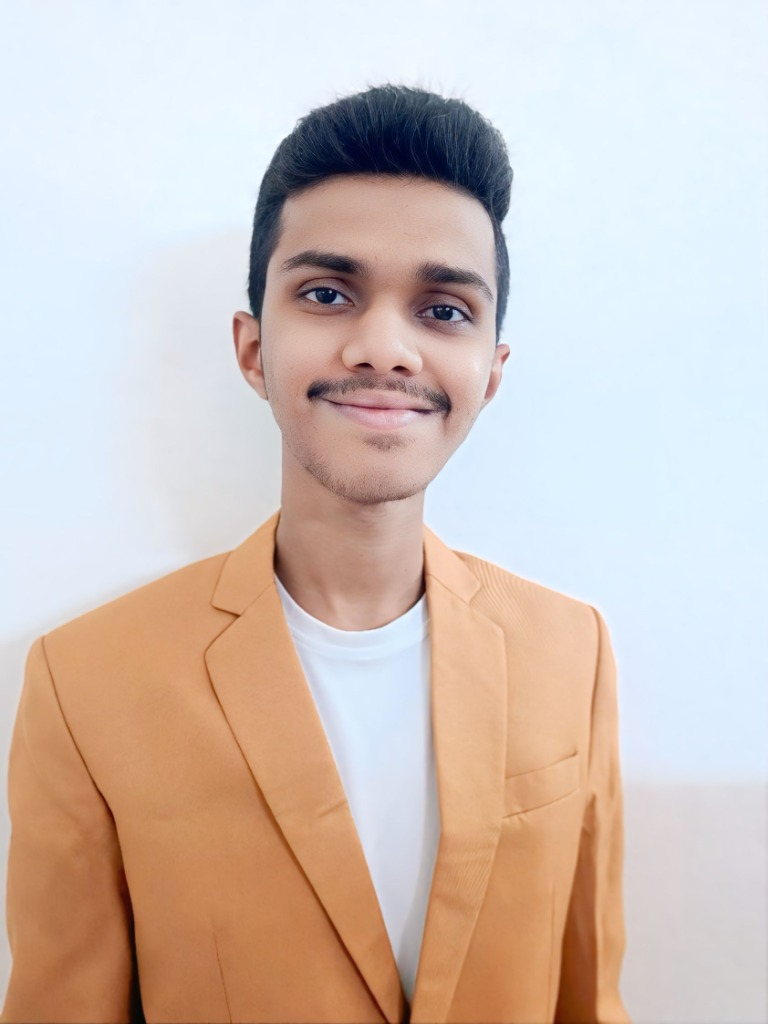
#> input picture github-profile-banner/assets/portrait-original.jpg, 768 x 1024 px
$ python process_portrait.py
#> lines starting #> are read from the running program, lines starting #| are printed output that depends on the picture; after the words box and inside, x2 and y2 are one past the last pixel; in counts of white or black regions, pixels touching at a corner belong together
"""
scripts/process_portrait.py
===========================
Processes the original portrait photograph of Rakesh Babu Gajula for both
Dark Mode (#0A161F bg, #A78BFA lit dots) and Light Mode (neutral bg, #7C3AED dots).

Pipeline:
1. Load original portrait (without modifying the source).
2. Crop to head-and-shoulders composition.
3. Resize to 300 x 340 working grid.
4. Apply 1.3x contrast enhancement, ImageOps.autocontrast(cutoff=1), UnsharpMask(radius=3, percent=140).
5. Segment background for dark mode with color-distance thresholding, closing, hole filling,
   largest component selection, and boundary error-diffusion bleed suppression.
6. 1-bit Floyd-Steinberg dithering.
7. Convert dot runs into crisp SVG <path> elements (shape-rendering="crispEdges").
8. Save portrait-dithered-dark.svg, portrait-dithered-light.svg, and coordinate arrays.
"""

import os
import json
from pathlib import Path
from PIL import Image, ImageEnhance, ImageOps, ImageFilter
import numpy as np
from scipy import ndimage

BASE_DIR = Path(__file__).resolve().parent.parent
ASSETS_DIR = BASE_DIR / "assets"
SOURCE_PORTRAIT = ASSETS_DIR / "portrait-original.jpg"

GRID_W = 300
GRID_H = 340

# Crop bounding box within original 768x1024 image
# (9, 40, 759, 890) -> keeps hair, face, neck, collar, jacket lapels and full shoulders visible
CROP_BOX = (9, 40, 759, 890)


def extract_subject_mask(crop_rgb):
    """
    Extracts a clean, halo-free subject mask from the cropped RGB image.
    Uses natural color differences, physical color bounds, and morphological operations.
    Guarantees full preservation of temple, hairline, and facial contours without notches.
    """
    arr = np.array(crop_rgb, dtype=np.float32)
    r, g, b = arr[:, :, 0], arr[:, :, 1], arr[:, :, 2]
    h, w = arr.shape[:2]
    y_coords, x_coords = np.ogrid[:h, :w]

    # Background wall has (b > 220, g > 218, r > 200, and cool tone r - b < 0)
    is_bg = (b > 220) & (g > 218) & (r > 200) & ((r - b) < 0)

    # Hair is dark
    is_hair = (r < 130) & (g < 130) & (b < 130)
    # Skin & mustard jacket are warm tones (r - b > 6, preserves temple and hairline)
    is_warm = ((r - b) > 6)
    # White t-shirt inside collar
    is_tshirt = (x_coords >= 105) & (x_coords <= 190) & (y_coords >= 210) & (b > 190) & (g > 190)

    is_subject = (is_hair | is_warm | is_tshirt) & (~is_bg)

    # Clean couch edge outside shoulders
    is_subject = is_subject & ~((x_coords > 245) & (r - b < 40))
    is_subject = is_subject & ~((x_coords < 30) & (y_coords < 240) & (r - b < 30))

    # Morphological closing to bridge small gaps
    mask = ndimage.binary_closing(is_subject, structure=np.ones((7, 7)))
    mask = ndimage.binary_fill_holes(mask)

    # Keep largest connected component (the person)
    labeled, num_features = ndimage.label(mask)
    if num_features > 0:
        sizes = ndimage.sum(mask, labeled, range(1, num_features + 1))
        mask = (labeled == (np.argmax(sizes) + 1))

    mask = ndimage.binary_fill_holes(mask)
    return mask


def dither_floyd_steinberg(gray_arr, invert=False, mask=None):
    """
    Applies 1-bit Floyd-Steinberg error-diffusion dithering.
    If mask is provided, error diffusion across the mask boundary is explicitly suppressed
    to prevent haloing, noise, and boundary bleed.
    """
    h, w = gray_arr.shape
    buf = gray_arr.copy().astype(np.float32)
    out = np.zeros((h, w), dtype=np.uint8)

    for y in range(h):
        for x in range(w):
            old_val = buf[y, x]

            # If pixel is outside mask in dark mode, set to background (no dot) and zero error
            if mask is not None and not mask[y, x]:
                out[y, x] = 0
                continue

            if invert:
                # Dark mode: lit dots on dark panel (bright areas get dots)
                new_val = 255.0 if old_val >= 128.0 else 0.0
                out[y, x] = 1 if new_val == 255.0 else 0
            else:
                # Light mode: dark dots on light panel (dark areas get dots)
                new_val = 255.0 if old_val >= 128.0 else 0.0
                out[y, x] = 1 if new_val == 0.0 else 0

            err = old_val - new_val

            # Distribute error only to neighbors (suppress bleed across mask boundary)
            if x + 1 < w:
                if mask is None or mask[y, x + 1]:
                    buf[y, x + 1] += err * (7.0 / 16.0)
            if y + 1 < h:
                if x > 0 and (mask is None or mask[y + 1, x - 1]):
                    buf[y + 1, x - 1] += err * (3.0 / 16.0)
                if mask is None or mask[y + 1, x]:
                    buf[y + 1, x] += err * (5.0 / 16.0)
                if x + 1 < w and (mask is None or mask[y + 1, x + 1]):
                    buf[y + 1, x + 1] += err * (1.0 / 16.0)

    return out


def dots_to_svg_runs(binary_grid, color_hex):
    """
    Converts a 2D binary dot grid (H x W) into optimized SVG horizontal run paths.
    Contiguous dots in a row are merged into a single horizontal rectangle:
    M x y h run_len v 1 h -run_len Z
    """
    h, w = binary_grid.shape
    d_parts = []
    total_dots = int(binary_grid.sum())

    for y in range(h):
        in_run = False
        start_x = 0
        for x in range(w):
            val = binary_grid[y, x]
            if val and not in_run:
                in_run = True
                start_x = x
            elif not val and in_run:
                run_len = x - start_x
                d_parts.append(f"M{start_x},{y}h{run_len}v1h-{run_len}Z")
                in_run = False
        if in_run:
            run_len = w - start_x
            d_parts.append(f"M{start_x},{y}h{run_len}v1h-{run_len}Z")

    d_attr = "".join(d_parts)
    svg = f'<path d="{d_attr}" fill="{color_hex}" shape-rendering="crispEdges"/>'
    return svg, total_dots


def get_dot_coordinates(binary_grid):
    """Returns list of (x, y) coordinates of all active dots."""
    ys, xs = np.where(binary_grid == 1)
    return list(zip(xs.tolist(), ys.tolist()))


def process_portrait():
    print(f"Loading source portrait from {SOURCE_PORTRAIT}...")
    if not SOURCE_PORTRAIT.exists():
        raise FileNotFoundError(f"Source portrait missing: {SOURCE_PORTRAIT}")

    orig = Image.open(SOURCE_PORTRAIT)
#> orig is the input picture: PIL image 768x1024 RGB; mean R, G, B 209.1, 194.2, 187
    print(f"Original image size: {orig.size}, mode: {orig.mode}")
#| Original image size: (768, 1024), mode: RGB

    # 1. Crop to head-and-shoulders composition
    crop = orig.crop(CROP_BOX).resize((GRID_W, GRID_H), Image.Resampling.LANCZOS)
    print(f"Cropped & resized working grid: {crop.size}")
#| Cropped & resized working grid: (300, 340)

    # 2. Contrast enhancement (~1.25x)
    enhancer = ImageEnhance.Contrast(crop)
    crop_enh = enhancer.enhance(1.25)

    # 3. ImageOps.autocontrast with gentle cutoff 0.5%
    crop_ac = ImageOps.autocontrast(crop_enh, cutoff=0.5)

    # 4. UnsharpMask with radius=2, percent=160, threshold=2 to highlight pupils, sclera, and eyelid lines
    crop_sharp = crop_ac.filter(ImageFilter.UnsharpMask(radius=2, percent=160, threshold=2))

    # Convert to grayscale
    gray = crop_sharp.convert("L")
    gray_arr = np.array(gray, dtype=np.float32)

    # 5. Extract clean subject mask for dark mode
    print("Extracting dark-mode subject mask...")
    subject_mask = extract_subject_mask(crop)
#> in extract_subject_mask, `r, g, b = arr[:, :, 0], arr[:, :, 1], arr[:, :, 2]`:
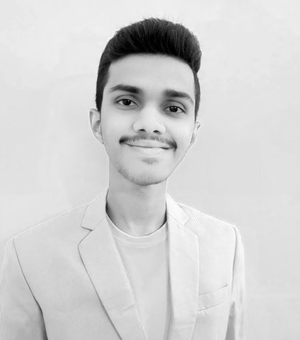
#> r: shape (340, 300) float32; min 0, max 255, mean 210.8
#> in extract_subject_mask, `is_bg = (b > 220) & (g > 218) & (r > 200) & ((r - b) < 0)`:
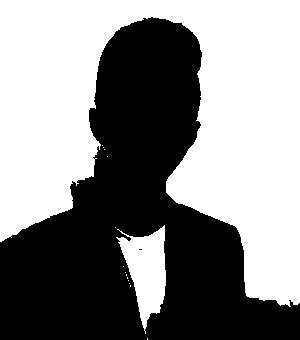
#> is_bg: shape (340, 300) bool; 53.3% white; 2 black regions (1 under 20 px), largest, box (x1, y1, x2, y2) and area: (0, 17, 300, 340) 47610
#> in extract_subject_mask, `is_hair = (r < 130) & (g < 130) & (b < 130)`: is_hair: shape (340, 300) bool; 4.8% white; 24 white regions (14 under 20 px), largest, box (x1, y1, x2, y2) and area: (96, 19, 200, 125) 3478, (112, 85, 144, 110) 485, (160, 90, 189, 116) 417
#> in extract_subject_mask, `is_warm = ((r - b) > 6)`: is_warm: shape (340, 300) bool; 38.6% white; 5 white regions (4 under 20 px), largest, box (x1, y1, x2, y2) and area: (0, 53, 269, 340) 39320
#> in extract_subject_mask, `is_tshirt = (x_coords >= 105) & (x_coords <= 190) & (y_coords >= 210) ..`: is_tshirt: shape (340, 300) bool; 4% white; 1 white region, box (x1, y1, x2, y2) and area: (109, 219, 168, 340) 4031
#> in extract_subject_mask, `is_subject = (is_hair | is_warm | is_tshirt) & (~is_bg)`: is_subject: shape (340, 300) bool; 43.2% white; 10 white regions (8 under 20 px), largest, box (x1, y1, x2, y2) and area: (0, 19, 269, 340) 43991, (195, 92, 200, 118) 43
#> in extract_subject_mask, `is_subject = is_subject & ~((x_coords > 245) & (r - b < 40))`: is_subject: shape (340, 300) bool; 42.5% white; 7 white regions (5 under 20 px), largest, box (x1, y1, x2, y2) and area: (0, 19, 246, 340) 43309, (195, 92, 200, 118) 43
#> in extract_subject_mask, `is_subject = is_subject & ~((x_coords < 30) & (y_coords < 240) & (r - ..`: is_subject: shape (340, 300) bool; 42.5% white; 7 white regions (5 under 20 px), largest, box (x1, y1, x2, y2) and area: (0, 19, 246, 340) 43291, (195, 92, 200, 118) 43
#> in extract_subject_mask, `mask = ndimage.binary_closing(is_subject, structure=np.ones((7, 7)))`: mask: shape (340, 300) bool; 42.1% white; 2 white regions (1 under 20 px), largest, box (x1, y1, x2, y2) and area: (3, 19, 246, 337) 42966
#> in extract_subject_mask, `mask = ndimage.binary_fill_holes(mask)`:
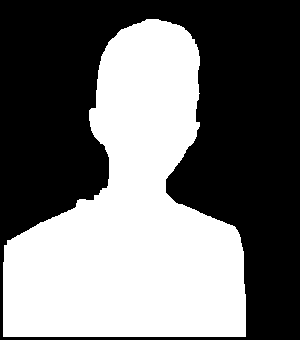
#> mask: shape (340, 300) bool; 44.8% white; 1 white region, box (x1, y1, x2, y2) and area: (3, 19, 246, 337) 45702
#> in extract_subject_mask, `labeled, num_features = ndimage.label(mask)`: num_features = 1
#> in extract_subject_mask, `sizes = ndimage.sum(mask, labeled, range(1, num_features + 1))`: sizes = [45702]
    mask_coverage = float(subject_mask.mean() * 100)
#> mask_coverage = 44.81
    print(f"Subject mask coverage: {mask_coverage:.2f}%")
#| Subject mask coverage: 44.81%

    # 6. Floyd-Steinberg dithering
    print("Applying Floyd-Steinberg dithering for dark mode...")
    dark_grid = dither_floyd_steinberg(gray_arr, invert=True, mask=subject_mask)
#> after the loop in dither_floyd_steinberg, `for y in range(h):`:
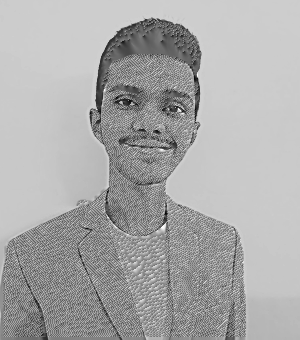
#> buf: shape (340, 300) float32; min -70.58, max 328.8, mean 196.7; drawn with min black and max white
#> after the loop in dither_floyd_steinberg, `for y in range(h):`:
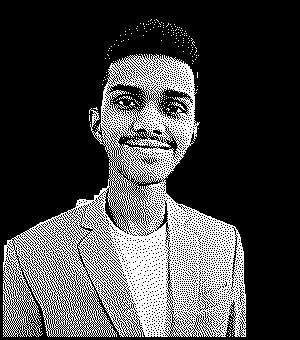
#> out: shape (340, 300); values 0 (black) and 1 (white), 27% white in thin lines or dots, all inside (x1, y1, x2, y2) = (3, 19, 246, 337)
    dark_dots = int(dark_grid.sum())
#> dark_dots = 27494
    print(f"Dark mode total dot count: {dark_dots}")
#| Dark mode total dot count: 27494

    print("Applying Floyd-Steinberg dithering for light mode...")
    light_grid = dither_floyd_steinberg(gray_arr, invert=False, mask=None)
#> call 2 of dither_floyd_steinberg, with invert = False
#> after the loop in dither_floyd_steinberg (call 2), `for y in range(h):`:
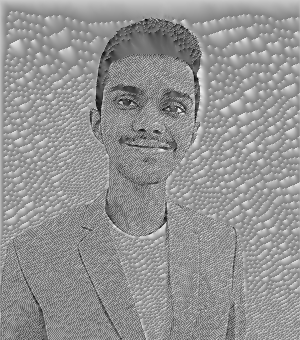
#> buf: shape (340, 300) float32; min -88.75, max 340.8, mean 160.4; drawn with min black and max white
#> after the loop in dither_floyd_steinberg (call 2), `for y in range(h):`:
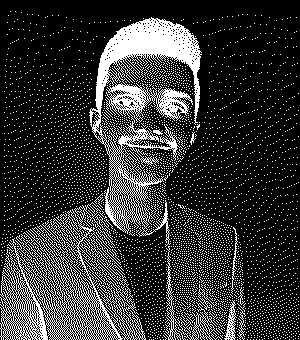
#> out: shape (340, 300); values 0 (black) and 1 (white), 20.7% white in thin lines or dots
    light_dots = int(light_grid.sum())
#> light_dots = 21144
    print(f"Light mode total dot count: {light_dots}")
#| Light mode total dot count: 21144

    # 7. Convert to standalone SVGs
    dark_path_svg, _ = dots_to_svg_runs(dark_grid, "#A78BFA")
#> in dots_to_svg_runs, `total_dots = int(binary_grid.sum())`: total_dots = 27494
#> after the loop in dots_to_svg_runs, `for y in range(h):`: d_parts = 12995 items, first 6: 'M151,19h1v1h-1Z', 'M156,19h1v1h-1Z', 'M150,20h1v1h-1Z', 'M154,20h1v1h-1Z', 'M157,20h1v1h-1Z', 'M148,21h1v1h-1Z'
    dark_svg_full = f"""<svg xmlns="http://www.w3.org/2000/svg" viewBox="0 0 {GRID_W} {GRID_H}" width="{GRID_W}" height="{GRID_H}">
  <rect width="{GRID_W}" height="{GRID_H}" fill="#0A161F"/>
  {dark_path_svg}
</svg>"""

    light_path_svg, _ = dots_to_svg_runs(light_grid, "#7C3AED")
    light_svg_full = f"""<svg xmlns="http://www.w3.org/2000/svg" viewBox="0 0 {GRID_W} {GRID_H}" width="{GRID_W}" height="{GRID_H}">
  <rect width="{GRID_W}" height="{GRID_H}" fill="#F8FAFC"/>
  {light_path_svg}
</svg>"""

    dark_out_file = ASSETS_DIR / "portrait-dithered-dark.svg"
    light_out_file = ASSETS_DIR / "portrait-dithered-light.svg"
    with open(dark_out_file, "w", encoding="utf-8") as f:
        f.write(dark_svg_full)
    with open(light_out_file, "w", encoding="utf-8") as f:
        f.write(light_svg_full)
    print(f"Saved: {dark_out_file}")
    print(f"Saved: {light_out_file}")

    # 8. Save coordinates to JSON for downstream banner animation generation
    coords_data = {
        "grid_size": [GRID_W, GRID_H],
        "dark_mode": {
            "dot_count": dark_dots,
            "color": "#A78BFA",
            "coords": get_dot_coordinates(dark_grid),
        },
        "light_mode": {
            "dot_count": light_dots,
            "color": "#7C3AED",
            "coords": get_dot_coordinates(light_grid),
        },
    }
    coords_file = ASSETS_DIR / "portrait-dots.json"
    with open(coords_file, "w", encoding="utf-8") as f:
        json.dump(coords_data, f)
    print(f"Saved dot coordinates to: {coords_file}")

    return coords_data


if __name__ == "__main__":
    process_portrait()
